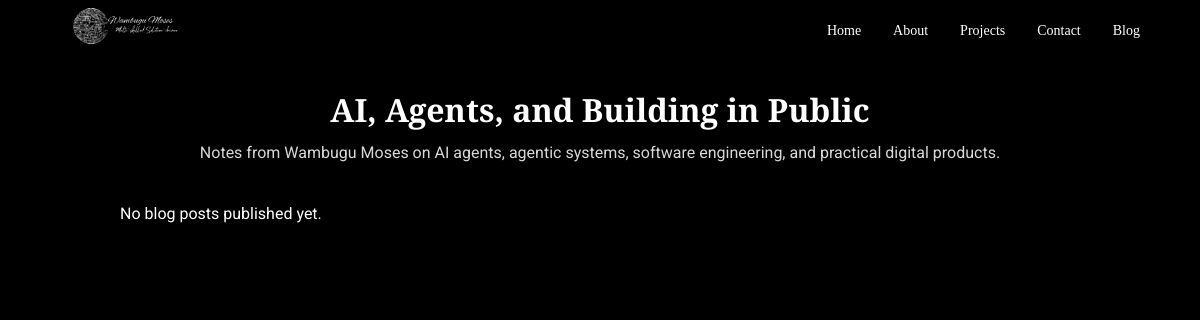
Before: /blog/ with the older database file.
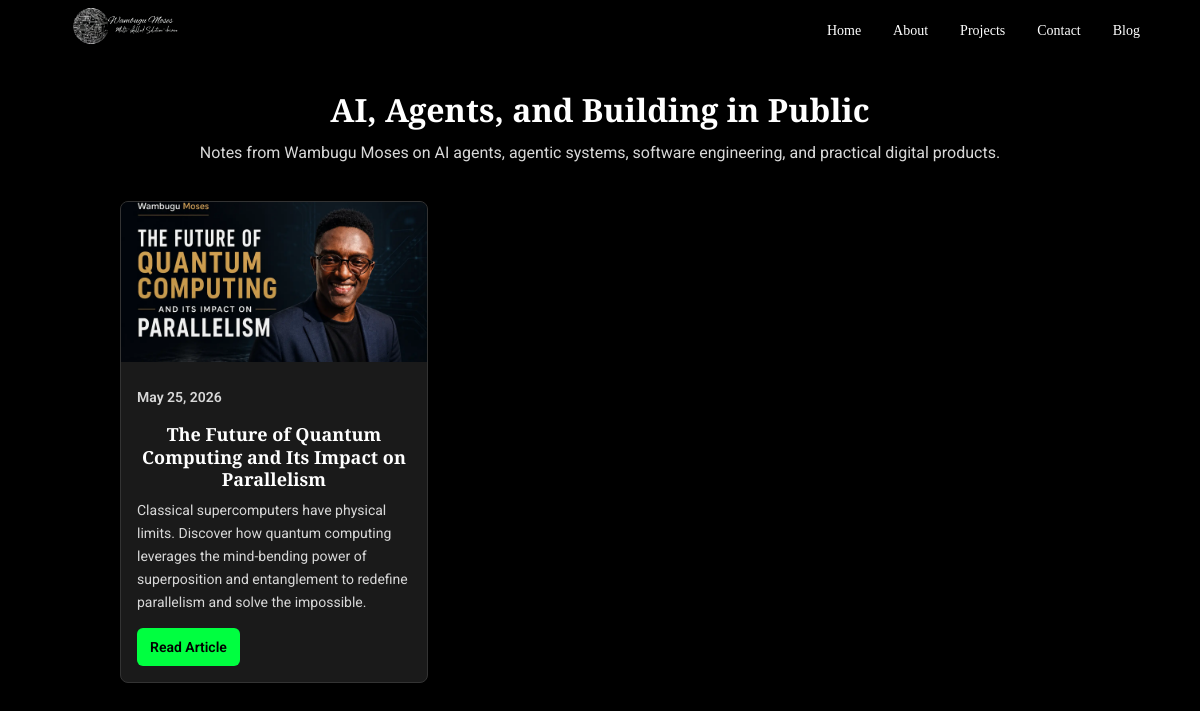
After: the same page with the newer database file.
### main/models.py (models this page shows, shortened)
class SiteProfile(models.Model):
    name = models.CharField(max_length=120, default="Wambugu Moses")
    headline = models.CharField(
        max_length=220,
        default="Software Engineer | Graphic Designer | Upcoming AI Engineer",
    )
    intro = models.TextField(
        default="Building tech solutions that inspire change. Advocate for sustainability & STEM mentoring."
    )
    about_title = models.CharField(max_length=120, default="Who I am.")
    about_text = models.TextField(
        default="I'm a versatile Software Developer, Graphic Designer, and aspiring AI Engineer. My journey blends creativity with technology, allowing me to design and build digital solutions that are functional and visually impactful."
    )
    github_url = models.URLField(blank=True, default="https://github.com/Polymathh")
    linkedin_url = models.URLField(blank=True, default="https://www.linkedin.com/in/wambugumoses/")
    tiktok_url = models.URLField(blank=True, default="https://www.tiktok.com/@wambugu_ai")
    instagram_url = models.URLField(blank=True)
    facebook_url = models.URLField(blank=True)
    whatsapp_url = models.URLField(blank=True, default="https://wa.me/+254704141329")
    phone = models.CharField(max_length=40, blank=True, default="+254704141329")
    email = models.EmailField(blank=True)
    updated_at = models.DateTimeField(auto_now=True)
    class Meta:
        verbose_name = "Site Profile"
        verbose_name_plural = "Site Profile"

class BlogPost(models.Model):
    STATUS_CHOICES = [
        ("draft", "Draft"),
        ("published", "Published"),
    ]
    title = models.CharField(max_length=180)
    slug = models.SlugField(max_length=200, unique=True, blank=True)
    excerpt = models.TextField(help_text="Short summary shown on the blog page.")
    content = models.TextField()
    cover_image = models.ImageField(upload_to="blog/", blank=True, null=True)
    status = models.CharField(max_length=20, choices=STATUS_CHOICES, default="draft")
    seo_title = models.CharField(max_length=180, blank=True)
    seo_description = models.TextField(blank=True)
    display_order = models.PositiveIntegerField(default=100, help_text="Lower numbers appear first.")
    published_at = models.DateTimeField(default=timezone.now)
    created_at = models.DateTimeField(auto_now_add=True)
    updated_at = models.DateTimeField(auto_now=True)
    class Meta:
        ordering = ["display_order", "-published_at"]
    def get_absolute_url(self):
        return reverse("blog_detail", kwargs={"slug": self.slug})

### main/views.py (the view)
# urls.py: path('blog/', views.blog_list, name='blog_list'),
def blog_list(request):
    posts = BlogPost.objects.filter(status="published")
    seo = get_seo_settings()
    return render(request, "blog_list.html", {
        "posts": posts,
        "profile": get_site_profile(),
        "seo": seo,
        "page_title": f"Blog | {seo.title}",
        "page_description": "Articles by Wambugu Moses on AI, AI agents, agentic systems, software engineering, and digital product building.",
    })

### main/views.py (called while the page is built)
def get_site_profile():
    return SiteProfile.objects.first() or SiteProfile()

def get_seo_settings():
    return SEOSettings.objects.first() or SEOSettings()

### main/templates/blog_list.html (shortened to what this page needs)
<!DOCTYPE html>
<html lang="en">
    <head>
        {% load static %}
        <link rel="stylesheet" href="{% static 'css/styles.css' %}">
    </head>
    <body>
        <nav>
            <div class="logo">
                <img src="{% static 'logo/wambugu.png' %}" alt="logo">
            </div>
            <ul id="nav-links">
                <li><a href="{% url 'home' %}#home">Home</a></li>
                <li><a href="{% url 'home' %}#about">About</a></li>
                <li><a href="{% url 'home' %}#projects">Projects</a></li>
                <li><a href="{% url 'home' %}#contact">Contact</a></li>
                <li><a href="{% url 'blog_list' %}">Blog</a></li>
            </ul>
         </nav>
        <main class="blog-page">
            <header class="blog-header">
                <h1>AI, Agents, and Building in Public</h1>
                <p>Notes from {{ profile.name }} on AI agents, agentic systems, software engineering, and practical digital products.</p>
            </header>
            <div class="blog-grid">
                {% for post in posts %}
                    <article class="blog-card">
                        {% if post.cover_image %}
                            <img src="{{ post.cover_image.url }}" alt="{{ post.title }}">
                        {% endif %}
                        <div>
                            <p class="blog-date">{{ post.published_at|date:"M d, Y" }}</p>
                            <h2>{{ post.title }}</h2>
                            <p>{{ post.excerpt }}</p>
                            <a href="{{ post.get_absolute_url }}" class="btn">Read Article</a>
                        </div>
                    </article>
                {% empty %}
                    <p>No blog posts published yet.</p>
                {% endfor %}
            </div>
        </main>
    </body>
</html>

### main/static/css/styles.css (style rules this page uses)
* { margin:0; padding: 0; box-sizing: border-box; }
body { background-color: #000; font-family: "Poppins"; line-height: 1.6; color: #fff; }
h2 { font-size: 36px; font-weight: 600; text-align: center; }
nav { width: 100%; height:60px; padding: 1rem 5%; display: flex; justify-content: space-between; align-items: center; background: #000; position: sticky; top: 0; z-index: 100; }
nav .logo img { height: 132px; }
nav ul { list-style: none; display: flex; gap: 2rem; }
nav ul li a { text-decoration: none; color: #fff; font-weight: 400; font-size: 14px; transition: 0.3s; }
.blog-preview, .blog-page, .article-page { padding: 3.5rem 10%; }
.blog-page, .article-page { font-family: "Roboto", "Open Sans", Arial, sans-serif; }
.blog-header { max-width: 900px; margin: -25px auto 36px; text-align: center; }
.blog-header h1, .article h1 { font-family: "Merriweather", Georgia, serif; font-size: 32px; line-height: 1.2; margin-bottom: 12px; }
.blog-header p { max-width: 120ch; margin: 0 auto; color: #d8d8d8; font-size: 16px; line-height: 1.5; }
.blog-grid { display: grid; grid-template-columns: repeat(3, minmax(0, 1fr)); gap: 18px; max-width: 980px; margin: 26px auto; }
.blog-card { background: #1a1a1a; border: 1px solid #333; border-radius: 8px; overflow: hidden; }
.blog-card img { width: 100%; height: 160px; object-fit: cover; }
.blog-card div { padding: 16px; }
.blog-card h2, .blog-card h3 { font-family: "Merriweather", Georgia, serif; font-size: 18px; line-height: 1.25; margin-bottom: 8px; }
.blog-card p { color: #d8d8d8; font-size: 14px; line-height: 1.65; margin-bottom: 14px; }
.blog-date { color: #00ff40; font-size: 13px; font-weight: 600; margin-bottom: 10px; }
.blog-card .btn, .blog-link { display: inline-block; background: #00ff40; color: #000; padding: 8px 13px; border-radius: 6px; text-decoration: none; font-weight: 600; font-size: 14px; }
#nav-links { display: flex; gap: 2rem; }

Changed rows visible on the page:
added BlogPost: cover_image (picture), published_at "May 25, 2026", title "The Future of Quantum Computing and Its Impact on Parallelism", excerpt "Classical supercomputers have physical limits. Discover how quantum computing leverages the mind-bending power of superposition and entanglement to redefine parallelism and solve the impossible."
Other visible differences:
text no longer shown: "No blog posts published yet."
